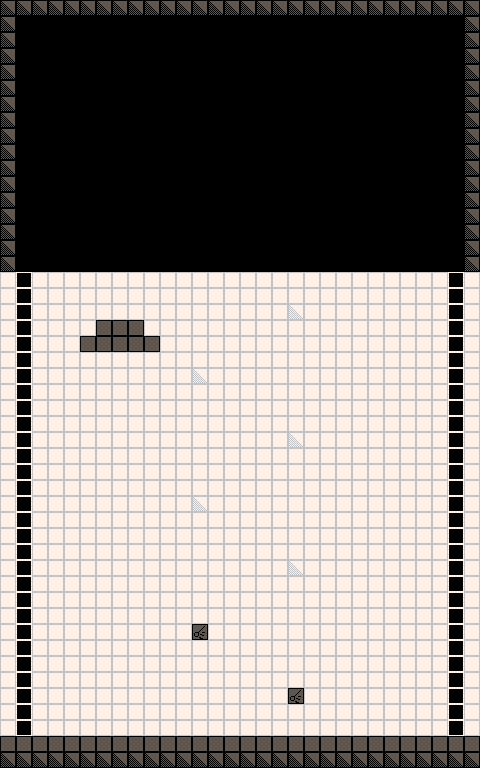

Tiled map render using the project's own tile images. Description and the map definition, with tile-layer contents summarised, below:
An orthogonal 60x96 tile map with 8x8 px tiles, 1 tile layer (Tile Layer 1) and 6 objects (2x map_link, spawn_point, cam_area, spawn_checkpoint, gem).

<map version="1.2" tiledversion="1.3.1" orientation="orthogonal" renderorder="right-down" compressionlevel="0" width="60" height="96" tilewidth="8" tileheight="8" infinite="0" nextlayerid="8" nextobjectid="11">
 <properties>
  <property name="level_id" type="int" value="8" />
 </properties>
 <tileset firstgid="1" source="platformer_sheet_1.tsx" />
 <layer id="7" name="Tile Layer 1" width="60" height="96">
  <data>[5760 cells, 3968 non-empty, 24 distinct tile ids]</data>
 </layer>
 <objectgroup id="2" name="Object Layer 1">
  <object id="1" name="bottom_left" type="spawn_point" x="16" y="712" width="32" height="24">
   <properties>
    <property name="type" value="side" />
   </properties>
  </object>
  <object id="2" name="camera" type="cam_area" x="16" y="272" width="448" height="480" />
  <object id="5" name="checkpoint" type="spawn_checkpoint" x="80" y="672" width="32" height="32" />
  <object id="6" name="link" type="map_link" x="0" y="272" width="16" height="464">
   <properties>
    <property name="dest_map_path" value="Content/raw/map_ow_top.tmx" />
    <property name="dest_spawn_name" value="hotel_01_exit" />
   </properties>
  </object>
  <object id="9" name="gem" type="gem" x="112" y="288" width="16" height="16">
   <properties>
    <property name="ID" type="int" value="10" />
   </properties>
  </object>
  <object id="10" name="link" type="map_link" x="464" y="272" width="16" height="464">
   <properties>
    <property name="dest_map_path" value="Content/raw/map_ow_top.tmx" />
    <property name="dest_spawn_name" value="hotel_01_exit" />
   </properties>
  </object>
 </objectgroup>
</map>
